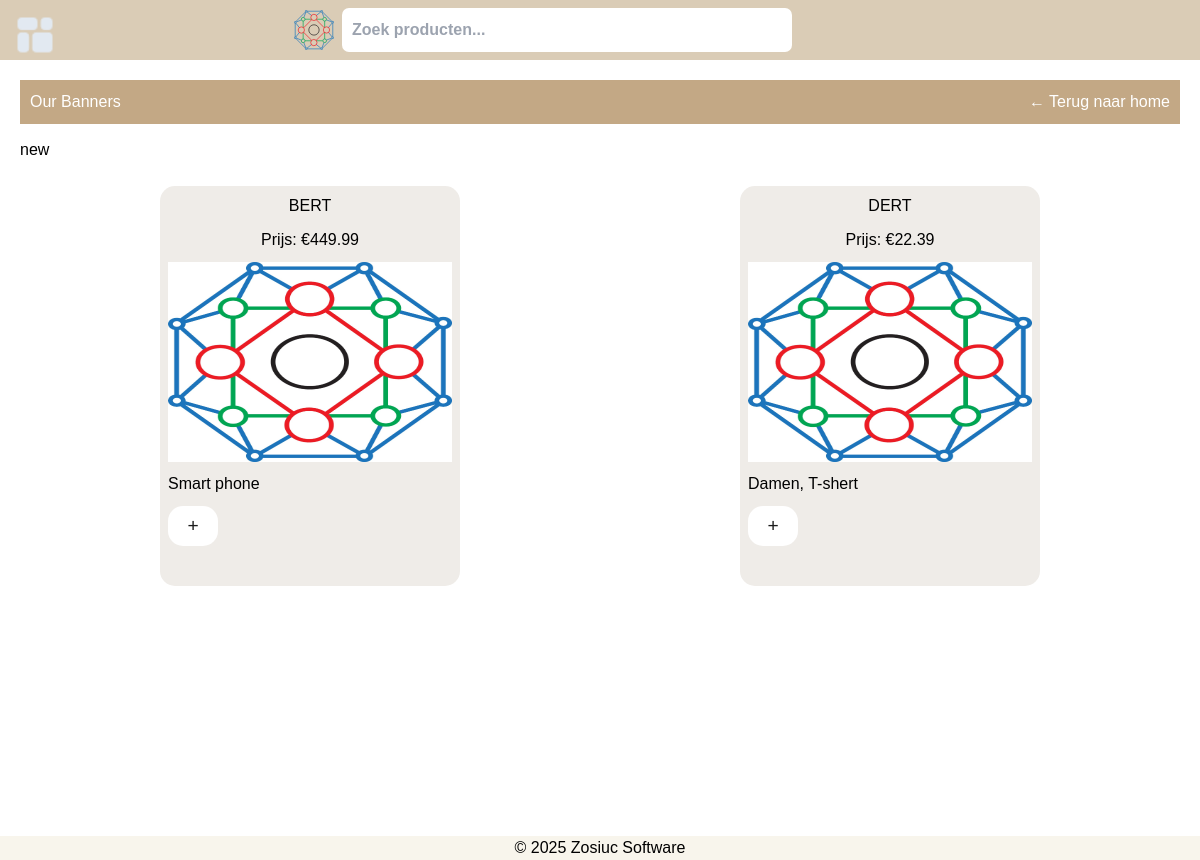
The app's page /banners/new, older data.
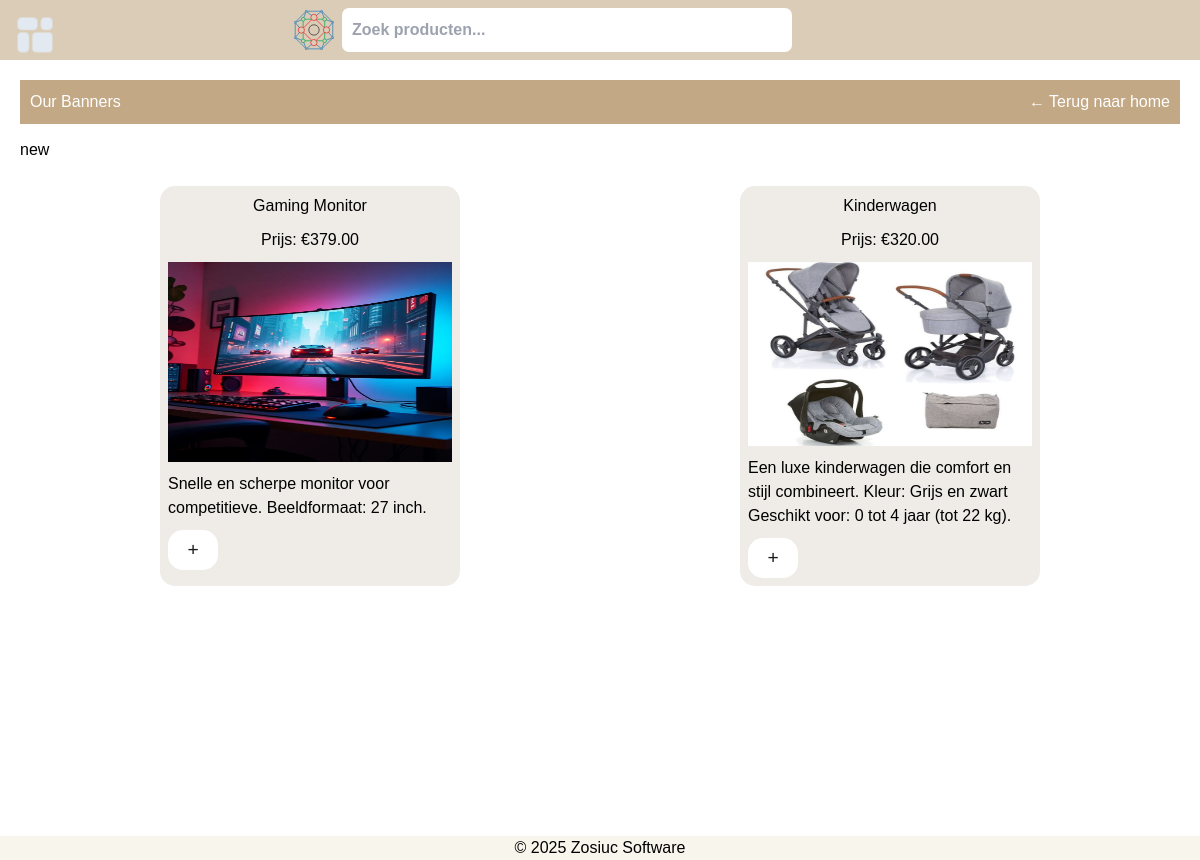
The same page, newer data.
### store/models.py (models this page shows, shortened)
class Product(models.Model):
    category = models.ForeignKey(Category, on_delete=models.CASCADE)
    name = models.CharField(max_length=100)
    description = models.TextField(blank=True)
    price = models.DecimalField(max_digits=10, decimal_places=2)
    image = models.ImageField(upload_to='products/', blank=True, null=True)
    created_at = models.DateTimeField(auto_now_add=True)
    updated_at = models.DateTimeField(auto_now=True)
    new = models.BooleanField(default=False)

### store/views.py (the view, shortened to what this page needs)
# urls.py: path('banners/<str:banner>', views.banners, name='banners'),
def banners(request, banner):
    if banner == 'new':
        products = Product.objects.filter(new=True)
    return render(request, 'store/banners.html', {'banner': banner, 'products':products})

### store/templates/store/banners.html (shortened to what this page needs)
{% extends "base.html" %}
{% load static %}
{% block article %}
<nav class="second_header">
    <h1>Our Banners</h1>
    <a href="{% url 'home'  %}">← Terug naar home</a>
</nav>
<h1>{{ banner }}</h1>
<div class="products_list">
    {% for product in products %}
    <a class="product " href="{% url 'product_detail' product.id %}">
        <h2 class="product_name ">{{ product.name }}</h2>
        <p class="product_price ">Prijs: €{{ product.price }}</p>
        {% if product.image %}
        <img src="{{ product.image.url }}" alt="{{ product.name }}" class="product_image ">
        {% endif %}
        <p class="product_description ">{{ product.description }}</p>
        <form method="post" action="{% url 'add_to_cart' product.id %}">
            <button class="add  " type="submit">+</button>
        </form>
    </a>
    {% empty %}
    <p>Geen producten gevonden.</p>
    {% endfor %}
</div>
{% endblock article %}

Row changes from the older to the newer data that the page shows:
removed Product: name "BERT", price "449.99", image (picture), description "Smart phone"
removed Product: name "DERT", price "22.39", image (picture), description "Damen, T-shert"
added Product: name "Gaming Monitor", price "379.00", image (picture), description "Snelle en scherpe monitor voor competitieve. Beeldformaat: 27 inch."
added Product: name "Kinderwagen", price "320.00", image (picture), description "Een luxe kinderwagen die comfort en stijl combineert. Kleur: Grijs en zwart Geschikt voor: 0 tot 4 jaar (tot 22 kg)."
